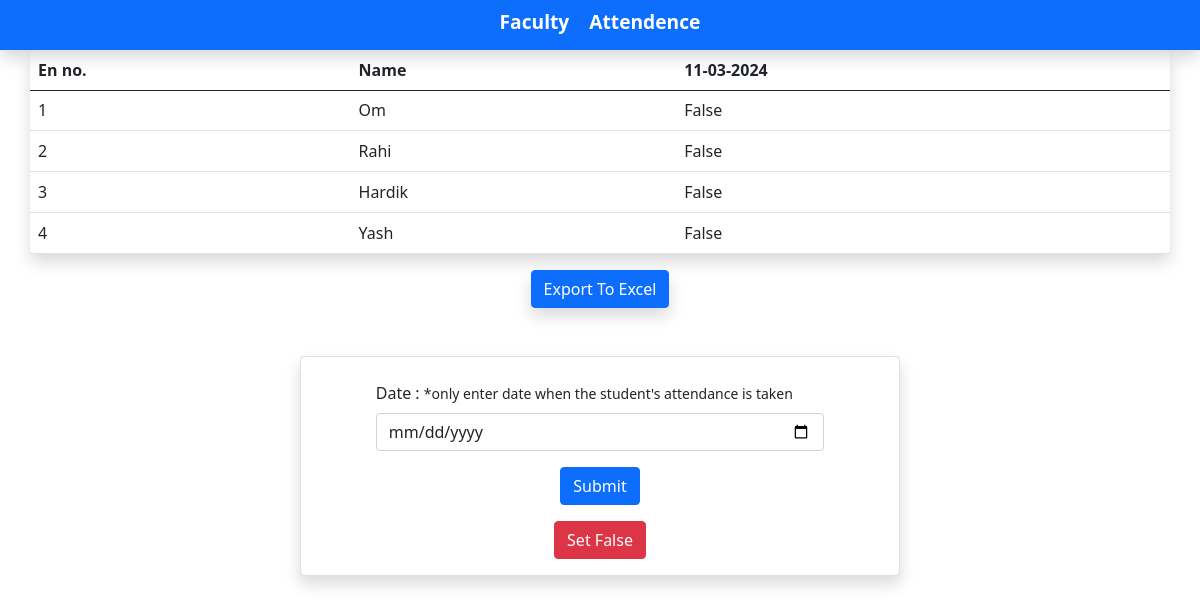
The app's page /faculty/ with its own data.
### college_admin/models.py (models this page shows)
class register(models.Model):
    en_no = models.TextField(max_length=20,primary_key=True)
    name = models.TextField(max_length=20)
    img = models.ImageField(upload_to="img/")
    attended = models.BooleanField(default=False)
    cap_img = models.ImageField(upload_to='cap_images/')

### faculty/views.py (the view, shortened to what this page needs)
# urls.py: path('',F_home,name='F_home'),
def F_home(request):
    data = register.objects.values("en_no", "name", "attended")
    date = ""
    context = {
        "page": "Faculty",
        "data": data,
        "current_datetime": current_datetime,
    }
    return render(request, "F_index.html", context)

### faculty/templates/F_index.html (shortened to what this page needs)
{% extends "./base.html" %}
{% block index %}
<table class="table container shadow rounded-3 border-5">
  <thead>
    <tr>
      <th scope="col">En no.</th>
      <th scope="col">Name</th>
      <th scope="col">{{ current_datetime|date:"d-m-Y"}}</th>
    </tr>
  </thead>
  <tbody>
    <tr>
      {% for row in data %}
    <tr>
      <td>{{ row.en_no }}</td>
      <td>{{ row.name }}</td>
      <td>{{ row.attended }}</td>
    </tr>
    {% endfor %}
    </tr>
  </tbody>
</table>
<form method="post" action="{% url 'export_to_excel' %}">
  <div class="d-block custom-button mt-3">
    <button type="submit" class="btn btn-primary shadow">Export To Excel</button>
  </div>
</form>
<div class="d-flex justify-content-center">
  <section class="card shadow m-5 d-flex justify-content-center align-items-center w-50">
    <div class="mb-3 w-75 d-block m-4">
      <form method="post">
          <label for="exampleInputEmail1" class="form-label d-block">Date : <small>*only enter date when the student's
              attendance is taken</small> </label>
          <input type="date" class="form-control" name="date">
          <div class="d-block custom-button mt-3">
            <button type="submit" class="btn btn-primary">Submit</button>
          </div>
      </form>
      <form method="post" action="{% url 'empty' %}">
        <div class="d-block custom-button mt-3">
          <button type="submit" class="btn btn-danger">Set False</button>
        </div>
      </form>
    </div>
  </section>
  {% endblock %}

### User/templates/base.html (shortened to what this page needs)
{% load static %}
<!DOCTYPE html>
<html lang="en">
<head>
    <link href="https://cdn.jsdelivr.net/npm/bootstrap@5.0.2/dist/css/bootstrap.min.css" rel="stylesheet"
>
    <link rel="stylesheet" type="text/css" href="{% static 'css/CA_index.css' %}">
</head>
<body class="">
    <nav class="navbar navbar-dark bg-primary navbar-expand-lg center-navbar justify-content-center shadow">
        <div class="d-flex">
                <ul class="navbar-nav flex-row">
                    <li class="nav-item">
                        <a class="custom-link" href="{% url 'F_home' %}">Faculty</a>
                    </li>
                    <li class="nav-item">
                        <a class="custom-link" href="{% url 'U_home' %}">Attendence</a>
                    </li>
                </ul>
        </div>
    </nav>
    {% block index %}
    {% endblock %}
</body>
</html>

### college_admin/static/css/CA_index.css (style rules this page uses)
.custom-button { text-align: center; }
.custom-link { color: #ffffff; font-size: larger; text-decoration: none; margin: 10px 10px; transition: all 0.5s ease-in-out; font-weight: bold; font-family: 'Segoe UI', Tahoma, Geneva, Verdana, sans-serif; }
.nav-item { margin-bottom: 5px; }

### records on screen
register: en_no "1", name "Om", attended "False"
register: en_no "2", name "Rahi", attended "False"
register: en_no "3", name "Hardik", attended "False"
register: en_no "4", name "Yash", attended "False"

### other values on screen
{{ current_datetime|date:"d-m-Y" }} "11-03-2024"
